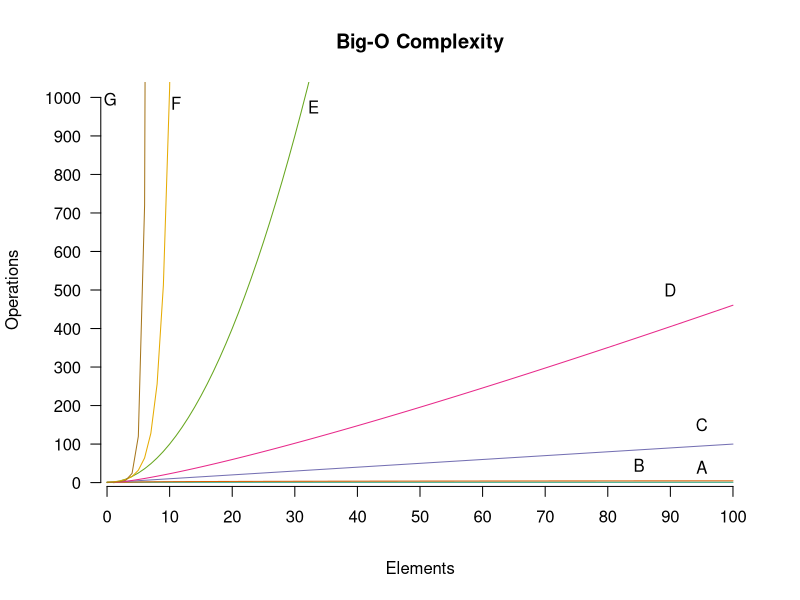

R code for this plot:
# Set working directory to whatever you want the .eps file to end up in

cols = c("#1b9e77", "#d95f02", "#7570b3", "#e7298a",
         "#66a61e", "#e6ab02", "#a6761d")
setEPS(height = 5.25, width = 8.495)
postscript("Big-O.eps")
curve(0*x+1, 0, 100, xlab = "Elements", ylab = "Operations",
      main = "Big-O Complexity", ylim = c(0,1000), col = cols[1], axes = FALSE)
text(95,40,"A")
curve(log(x), col = cols[2], add = TRUE)
text(85,45,"B")
curve(x*1, col = cols[3], add = TRUE)
text(95,150,"C")
curve(x*log(x), col = cols[4], add = TRUE)
text(90,500,"D")
curve(x^2, col = cols[5], add = TRUE)
text(33,975,"E")
curve(2^x, col = cols[6], add = TRUE)
text(11,985,"F")
curve(factorial(x), col = cols[7], add = TRUE)
text(0.5,995,"G")
axis(1, at=seq(0,100,10), pos=-10)
axis(2, at=seq(0,1000,100), pos=-1, las=2)
dev.off()